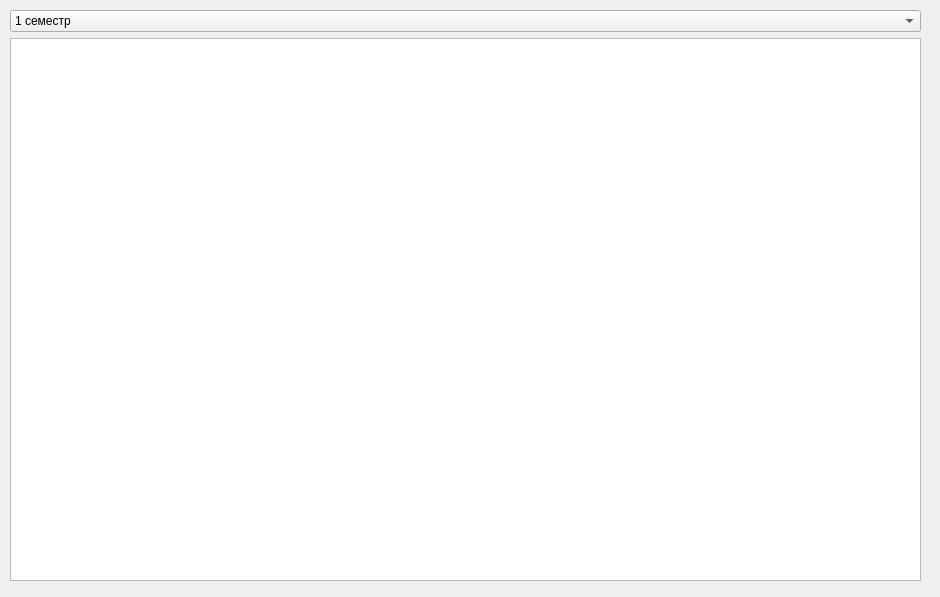
<?xml version="1.0" encoding="UTF-8"?>
<ui version="4.0">
 <class>Dialog3</class>
 <widget class="QDialog" name="Dialog3">
  <property name="enabled">
   <bool>true</bool>
  </property>
  <property name="geometry">
   <rect>
    <x>0</x>
    <y>0</y>
    <width>940</width>
    <height>597</height>
   </rect>
  </property>
  <property name="windowTitle">
   <string>Marks</string>
  </property>
  <widget class="QWidget" name="gridLayoutWidget">
   <property name="geometry">
    <rect>
     <x>10</x>
     <y>10</y>
     <width>911</width>
     <height>571</height>
    </rect>
   </property>
   <layout class="QGridLayout" name="gridLayout">
    <item row="0" column="0">
     <widget class="QComboBox" name="comboBox">
      <item>
       <property name="text">
        <string>1 семестр</string>
       </property>
      </item>
      <item>
       <property name="text">
        <string>2 семестр</string>
       </property>
      </item>
     </widget>
    </item>
    <item row="1" column="0">
     <widget class="QTableWidget" name="tableWidget"/>
    </item>
   </layout>
  </widget>
 </widget>
 <resources/>
 <connections/>
</ui>
